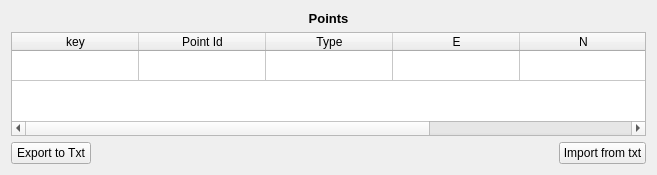
<?xml version="1.0" encoding="UTF-8"?>
<ui version="4.0">
 <class>PointsForm</class>
 <widget class="QWidget" name="PointsForm">
  <property name="geometry">
   <rect>
    <x>0</x>
    <y>0</y>
    <width>657</width>
    <height>175</height>
   </rect>
  </property>
  <property name="sizePolicy">
   <sizepolicy hsizetype="Expanding" vsizetype="Expanding">
    <horstretch>0</horstretch>
    <verstretch>0</verstretch>
   </sizepolicy>
  </property>
  <property name="windowTitle">
   <string>Form</string>
  </property>
  <layout class="QVBoxLayout" name="verticalLayout">
   <item>
    <widget class="QLabel" name="label">
     <property name="text">
      <string>&lt;!DOCTYPE HTML PUBLIC &quot;-//W3C//DTD HTML 4.0//EN&quot; &quot;http://www.w3.org/TR/REC-html40/strict.dtd&quot;&gt;
&lt;html&gt;&lt;head&gt;&lt;meta name=&quot;qrichtext&quot; content=&quot;1&quot; /&gt;&lt;style type=&quot;text/css&quot;&gt;
p, li { white-space: pre-wrap; }
&lt;/style&gt;&lt;/head&gt;&lt;body style=&quot; font-family:'Sans'; font-size:10pt; font-weight:400; font-style:normal;&quot;&gt;
&lt;p style=&quot; margin-top:0px; margin-bottom:0px; margin-left:0px; margin-right:0px; -qt-block-indent:0; text-indent:0px;&quot;&gt;&lt;span style=&quot; font-weight:600;&quot;&gt;Points&lt;/span&gt;&lt;/p&gt;&lt;/body&gt;&lt;/html&gt;</string>
     </property>
     <property name="alignment">
      <set>Qt::AlignCenter</set>
     </property>
    </widget>
   </item>
   <item>
    <widget class="QTableWidget" name="pointsTable">
     <property name="enabled">
      <bool>true</bool>
     </property>
     <property name="minimumSize">
      <size>
       <width>256</width>
       <height>0</height>
      </size>
     </property>
     <property name="verticalScrollBarPolicy">
      <enum>Qt::ScrollBarAlwaysOff</enum>
     </property>
     <property name="horizontalScrollBarPolicy">
      <enum>Qt::ScrollBarAsNeeded</enum>
     </property>
     <property name="editTriggers">
      <set>QAbstractItemView::NoEditTriggers</set>
     </property>
     <property name="showDropIndicator" stdset="0">
      <bool>false</bool>
     </property>
     <property name="dragDropOverwriteMode">
      <bool>false</bool>
     </property>
     <property name="showGrid">
      <bool>true</bool>
     </property>
     <property name="wordWrap">
      <bool>true</bool>
     </property>
     <property name="rowCount">
      <number>1</number>
     </property>
     <attribute name="horizontalHeaderVisible">
      <bool>true</bool>
     </attribute>
     <attribute name="horizontalHeaderDefaultSectionSize">
      <number>127</number>
     </attribute>
     <attribute name="horizontalHeaderMinimumSectionSize">
      <number>27</number>
     </attribute>
     <attribute name="horizontalHeaderStretchLastSection">
      <bool>true</bool>
     </attribute>
     <attribute name="verticalHeaderVisible">
      <bool>false</bool>
     </attribute>
     <row/>
     <column>
      <property name="text">
       <string>key</string>
      </property>
     </column>
     <column>
      <property name="text">
       <string>Point Id</string>
      </property>
     </column>
     <column>
      <property name="text">
       <string>Type</string>
      </property>
     </column>
     <column>
      <property name="text">
       <string>E</string>
      </property>
     </column>
     <column>
      <property name="text">
       <string>N</string>
      </property>
     </column>
     <column>
      <property name="text">
       <string>H</string>
      </property>
     </column>
    </widget>
   </item>
   <item>
    <layout class="QHBoxLayout" name="horizontalLayout">
     <item>
      <widget class="QPushButton" name="exportToTxtButton">
       <property name="text">
        <string>Export to Txt</string>
       </property>
      </widget>
     </item>
     <item>
      <spacer name="horizontalSpacer">
       <property name="orientation">
        <enum>Qt::Horizontal</enum>
       </property>
       <property name="sizeHint" stdset="0">
        <size>
         <width>40</width>
         <height>20</height>
        </size>
       </property>
      </spacer>
     </item>
     <item>
      <widget class="QPushButton" name="importButton">
       <property name="text">
        <string>Import from txt</string>
       </property>
      </widget>
     </item>
    </layout>
   </item>
  </layout>
 </widget>
 <resources/>
 <connections/>
</ui>
